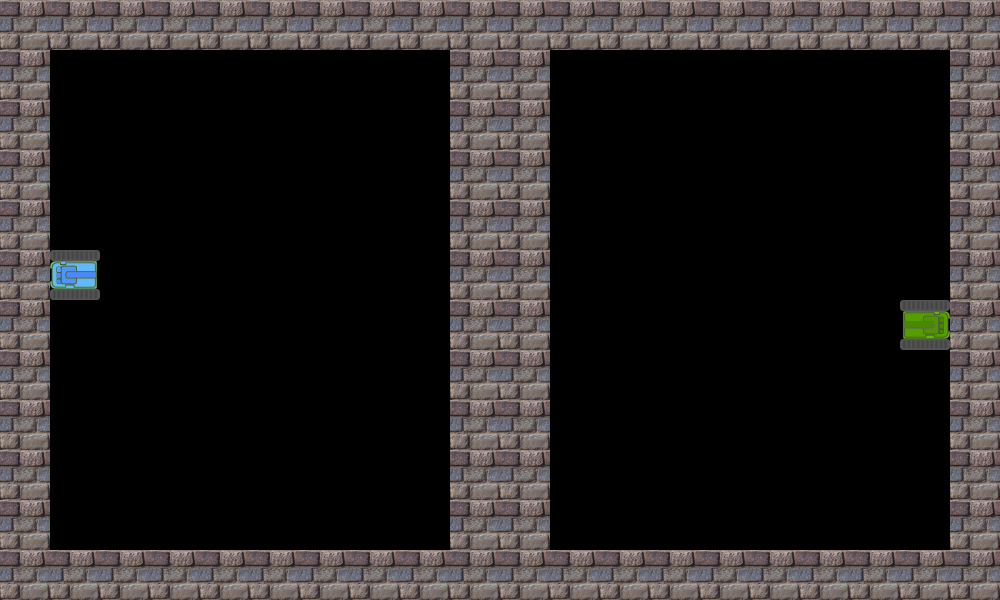

Rendered tile map (Tiled .tmx) drawn with the repository's tilesets; below, a short description and the full map source, tile grids included:
An orthogonal 20x12 tile map with 50x50 px tiles, 1 tile layer (Tile Layer 1).

<map version="1.5" tiledversion="1.7.2" orientation="orthogonal" renderorder="right-down" width="20" height="12" tilewidth="50" tileheight="50" infinite="0" nextlayerid="2" nextobjectid="1">
 <tileset firstgid="1" name="TankManObj" tilewidth="50" tileheight="50" tilecount="5" columns="3">
  <image source="../image/TankManObj.png" width="150" height="50" />
 </tileset>
 <layer id="1" name="Tile Layer 1" width="20" height="12">
  <data encoding="csv">
3,3,3,3,3,3,3,3,3,3,3,3,3,3,3,3,3,3,3,3,
3,0,0,0,0,0,0,0,0,3,3,0,0,0,0,0,0,0,0,3,
3,0,0,0,0,0,0,0,0,3,3,0,0,0,0,0,0,0,0,3,
3,0,0,0,0,0,0,0,0,3,3,0,0,0,0,0,0,0,0,3,
3,0,0,0,0,0,0,0,0,3,3,0,0,0,0,0,0,0,0,3,
3,2,0,0,0,0,0,0,0,3,3,0,0,0,0,0,0,0,0,3,
3,0,0,0,0,0,0,0,0,3,3,0,0,0,0,0,0,0,1,3,
3,0,0,0,0,0,0,0,0,3,3,0,0,0,0,0,0,0,0,3,
3,0,0,0,0,0,0,0,0,3,3,0,0,0,0,0,0,0,0,3,
3,0,0,0,0,0,0,0,0,3,3,0,0,0,0,0,0,0,0,3,
3,0,0,0,0,0,0,0,0,3,3,0,0,0,0,0,0,0,0,3,
3,3,3,3,3,3,3,3,3,3,3,3,3,3,3,3,3,3,3,3
</data>
 </layer>
</map>
